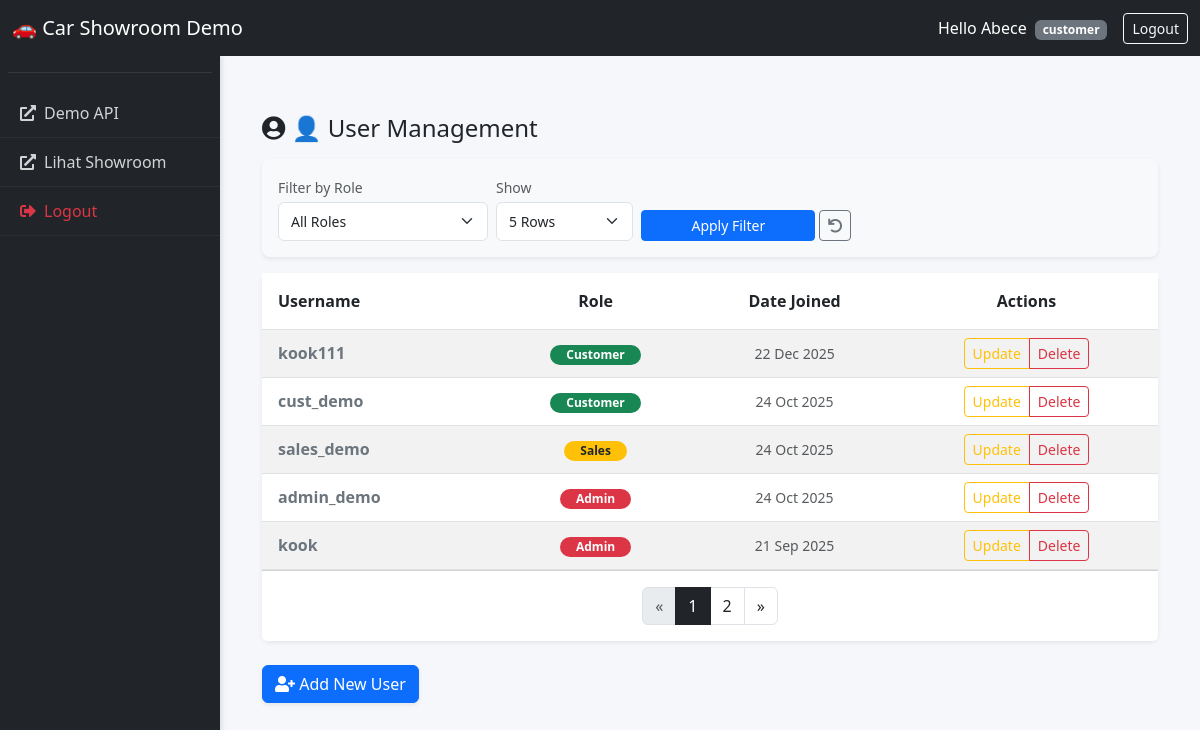
/users/ (signed in), run on the app's committed database.
### users/models.py (models this page shows, shortened)
class User(AbstractUser):
    ROLE_CHOICES = (
        ("admin", "Admin"),
        ("salesperson", "Salesperson"),
        ("customer", "Customer"),
    )
    role = models.CharField(max_length=20, choices=ROLE_CHOICES, default="customer")

### cars/views.py (the view)
    def wrapper(request, *args, **kwargs):
        if request.user.is_authenticated and (request.user.is_superuser or request.user.role in ["admin"]):
            return view_func(request, *args, **kwargs)
        return redirect("carList")

### cars/views.py (called while the page is built)
def admin_required(view_func):
    def wrapper(request, *args, **kwargs):
        if request.user.is_authenticated and (request.user.is_superuser or request.user.role in ["admin"]):
            return view_func(request, *args, **kwargs)
        return redirect("carList")
    return wrapper

### demo/templates/demo/userlist_dashboard.html (shortened to what this page needs)
{% extends "demo/base.html" %}
{% block content %}
<div class="container-fluid mt-4">
    <div class="d-flex justify-content-between align-items-center mb-3">
        <h4 class="m-0 text-dark"><i class="fas fa-user-circle"></i> 👤 User Management</h4>
    </div>
    <div class="card shadow-sm border-0 mb-3 bg-light">
        <div class="card-body py-3">
            <form method="get" class="row g-2 align-items-end">
                <div class="col-md-3">
                    <label class="form-label small text-muted mb-1">Filter by Role</label>
                    <select name="role" class="form-select form-select-sm">
                        <option value="">All Roles</option>
                    </select>
                </div>
                <div class="col-md-2">
                    <label class="form-label small text-muted mb-1">Show</label>
                    <select name="paginate_by" class="form-select form-select-sm">
                        <option value="5" {% if items_per_page == 5 %}selected{% endif %}>5 Rows</option>
                    </select>
                </div>
                <div class="col-md-3 d-flex gap-1">
                    <button type="submit" class="btn btn-primary btn-sm w-100">Apply Filter</button>
                    <a href="{% url 'demo_userlist_dashboard' %}" class="btn btn-outline-secondary btn-sm" title="Reset">
                        <i class="fas fa-undo"></i>
                    </a>
                </div>
            </form>
        </div>
    </div>
    <div class="card shadow-sm border-0">
        <div class="card-body p-0">
            <div class="table-responsive">
                <table class="table table-hover table-striped align-middle mb-0">
                    <thead class="bg-dark text-white">
                        <tr>
                            <th class="py-3 ps-3">Username</th>
                            <th class="py-3 text-center">Role</th>
                            <th class="py-3 text-center">Date Joined</th>
                            <th class="py-3 text-center">Actions</th>
                        </tr>
                    </thead>
                    <tbody>
                        {% for user in users %}
                        <tr>
                            <td class="ps-3 fw-bold text-secondary">
                                {{ user.username }}
                            </td>
                            <td class="text-center">
                                {% if user.role == 'admin' %}
                                    <span class="badge bg-danger rounded-pill px-3">Admin</span>
                                {% elif user.role == 'sales' %}
                                    <span class="badge bg-warning text-dark rounded-pill px-3">Sales</span>
                                {% elif user.role == 'customer' %}
                                    <span class="badge bg-success rounded-pill px-3">Customer</span>
                                {% else %}
                                    <span class="badge bg-secondary rounded-pill px-3">{{ user.role|default:"No Role" }}</span>
                                {% endif %}
                            </td>
                            <td class="text-center text-muted small">
                                {{ user.date_joined|date:"d M Y" }}
                            </td>
                            <td class="text-center">
                                <div class="btn-group" role="group">
                                    <a href="{% url 'update_user' user.id %}" class="btn btn-sm btn-outline-warning" title="Edit User">
                                        Update
                                    </a>
                                    {% if user.id != request.user.id %}
                                        <a href="{% url 'delete_user' user.id %}" class="btn btn-sm btn-outline-danger"
                                           onclick="return confirm('Are you sure you want to delete user {{ user.username }}?');" title="Delete User">
                                            Delete
                                        </a>
                                    {% else %}
                                        <button class="btn btn-sm btn-outline-secondary" disabled title="Cannot delete yourself">Delete</button>
                                    {% endif %}
                                </div>
                            </td>
                        </tr>
                        {% endfor %}
                    </tbody>
                </table>
            </div>
        </div>
        <div class="card-footer bg-white py-3">
            <nav aria-label="Page navigation">
                <ul class="pagination justify-content-center m-0">
                    {% if users.has_previous %}
                    <li class="page-item">
                        <a class="page-link text-dark" href="?page={{ users.previous_page_number }}&role={{ selected_role|default:'' }}&paginate_by={{ items_per_page }}">
                            &laquo;
                        </a>
                    </li>
                    {% else %}
                    <li class="page-item disabled"><span class="page-link">&laquo;</span></li>
                    {% endif %}
                    {% for num in users.paginator.page_range %}
                        {% if users.number == num %}
                            <li class="page-item active"><span class="page-link bg-dark border-dark">{{ num }}</span></li>
                        {% elif num > users.number|add:'-3' and num < users.number|add:'3' %}
                            <li class="page-item">
                                <a class="page-link text-dark" href="?page={{ num }}&role={{ selected_role|default:'' }}&paginate_by={{ items_per_page }}">
                                    {{ num }}
                                </a>
                            </li>
                        {% endif %}
                    {% endfor %}
                    {% if users.has_next %}
                    <li class="page-item">
                        <a class="page-link text-dark" href="?page={{ users.next_page_number }}&role={{ selected_role|default:'' }}&paginate_by={{ items_per_page }}">
                            &raquo;
                        </a>
                    </li>
                    {% else %}
                    <li class="page-item disabled"><span class="page-link">&raquo;</span></li>
                    {% endif %}
                </ul>
            </nav>
        </div>
    </div>
    <div class="mt-4">
        <a href="{% url 'register' %}" class="btn btn-primary shadow-sm">
            <i class="fas fa-user-plus"></i> Add New User
        </a>
    </div>
</div>
{% endblock %}

### demo/templates/demo/base.html (shortened to what this page needs)
{% load static %}
<!DOCTYPE html>
<html lang="en">
    <head>
        <link rel="stylesheet" href="https://cdn.jsdelivr.net/npm/bootstrap@5.3.0/dist/css/bootstrap.min.css" />
        <link rel="stylesheet" href="https://cdnjs.cloudflare.com/ajax/libs/font-awesome/5.15.4/css/all.min.css">
        <link rel="stylesheet" href="{% static 'demo/css/base_style.css' %}?v=5"/>
    </head>
    <body class="{% if not user.is_authenticated %}no-sidebar{% endif %}">
        <nav class="navbar navbar-expand-lg navbar-dark bg-dark fixed-top">
            <div class="container-fluid">
                <a class="navbar-brand" href="#">🚗 Car Showroom Demo</a>
                <div class="d-flex">
                    {% if user.is_authenticated %}
                    <span class="text-white me-3 align-self-center">
                        Hello {{ request.user.username|title }}
                        <span class="badge bg-secondary ms-1">{{ request.user.role }}</span>
                    </span>
                    <a href="/demo/logout/" class="btn btn-outline-light btn-sm">Logout</a>
                    {% endif %}
                </div>
            </div>
        </nav>
        {% if user.is_authenticated %}
            <div class="sidebar">
                <hr class="border-secondary mx-2">
                <a href="{% url 'demo_api' %}"><i class="fas fa-external-link-alt me-2"></i>Demo API</a>
                <a href="{% url 'carList' %}"><i class="fas fa-external-link-alt me-2"></i>Lihat Showroom</a>
                <a href="{% url 'logout' %}" class="text-danger"><i class="fas fa-sign-out-alt me-2"></i>Logout</a>
            </div>
        {% endif %}
        <div class="main-container">
            {% block content %}{% endblock %}
        </div>
    </body>
</html>

### demo/static/demo/css/base_style.css (style rules this page uses)
body { min-height: 100vh; display: flex; background-color: #f5f7fb; font-family: 'Segoe UI', Tahoma, Geneva, Verdana, sans-serif; }
.sidebar { width: 220px; background: #212529; color: white; margin-top: 56px; position: fixed; height: 100vh; overflow-y: auto; z-index: 1000; box-shadow: 2px 0 5px rgba(0,0,0,0.1); }
.sidebar a { color: rgba(255,255,255,0.8); text-decoration: none; display: block; padding: 12px 20px; border-bottom: 1px solid rgba(255,255,255,0.05); transition: all 0.3s; }
.main-container { margin-top: 70px; margin-left: 220px; flex: 1; width: 100%; padding: 20px 30px; }
.card { border: none; border-radius: 8px; box-shadow: 0 2px 8px rgba(0,0,0,0.05); }
.form-control, .form-select { border-radius: 6px; border: 1px solid #dfe3e7; padding: 8px 12px; }

### data on the page
User: user.username "Abece", user.role "customer"
User: username "kook111", role "Customer", date_joined "22 Dec 2025"
User: username "cust_demo", role "Customer", date_joined "24 Oct 2025"
User: username "sales_demo", role "Sales", date_joined "24 Oct 2025"
User: username "admin_demo", role "Admin", date_joined "24 Oct 2025"
User: username "kook", role "Admin", date_joined "21 Sep 2025"

### other printed values
{{ num }} "1"
{{ num }} "2"
